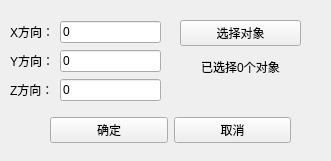
<?xml version="1.0" encoding="UTF-8"?>
<ui version="4.0">
 <class>NctiMoveObjectDlg</class>
 <widget class="QWidget" name="NctiMoveObjectDlg">
  <property name="geometry">
   <rect>
    <x>0</x>
    <y>0</y>
    <width>331</width>
    <height>161</height>
   </rect>
  </property>
  <property name="windowTitle">
   <string>Form</string>
  </property>
  <widget class="QWidget" name="horizontalLayoutWidget_4">
   <property name="geometry">
    <rect>
     <x>50</x>
     <y>110</y>
     <width>241</width>
     <height>41</height>
    </rect>
   </property>
   <layout class="QHBoxLayout" name="horizontalLayout_4">
    <item>
     <widget class="QPushButton" name="pushButton_ok">
      <property name="text">
       <string>确定</string>
      </property>
     </widget>
    </item>
    <item>
     <widget class="QPushButton" name="pushButton_cancel">
      <property name="text">
       <string>取消</string>
      </property>
     </widget>
    </item>
   </layout>
  </widget>
  <widget class="QWidget" name="verticalLayoutWidget_2">
   <property name="geometry">
    <rect>
     <x>180</x>
     <y>20</y>
     <width>121</width>
     <height>61</height>
    </rect>
   </property>
   <layout class="QVBoxLayout" name="verticalLayout_2">
    <item>
     <widget class="QPushButton" name="pick_obj_bnt">
      <property name="text">
       <string>选择对象</string>
      </property>
     </widget>
    </item>
    <item>
     <widget class="QLabel" name="pick_obj_lab">
      <property name="layoutDirection">
       <enum>Qt::LeftToRight</enum>
      </property>
      <property name="text">
       <string>已选择0个对象</string>
      </property>
      <property name="alignment">
       <set>Qt::AlignCenter</set>
      </property>
     </widget>
    </item>
   </layout>
  </widget>
  <widget class="QWidget" name="verticalLayoutWidget">
   <property name="geometry">
    <rect>
     <x>10</x>
     <y>20</y>
     <width>151</width>
     <height>83</height>
    </rect>
   </property>
   <layout class="QVBoxLayout" name="verticalLayout">
    <item>
     <layout class="QHBoxLayout" name="horizontalLayout">
      <item>
       <widget class="QLabel" name="xvec_lab">
        <property name="text">
         <string>X方向：</string>
        </property>
       </widget>
      </item>
      <item>
       <widget class="QLineEdit" name="lineEdit_x">
        <property name="text">
         <string>0</string>
        </property>
       </widget>
      </item>
     </layout>
    </item>
    <item>
     <layout class="QHBoxLayout" name="horizontalLayout_2">
      <item>
       <widget class="QLabel" name="yvec_lab">
        <property name="text">
         <string>Y方向：</string>
        </property>
       </widget>
      </item>
      <item>
       <widget class="QLineEdit" name="lineEdit_y">
        <property name="text">
         <string>0</string>
        </property>
       </widget>
      </item>
     </layout>
    </item>
    <item>
     <layout class="QHBoxLayout" name="horizontalLayout_3">
      <item>
       <widget class="QLabel" name="zvec_lab">
        <property name="text">
         <string>Z方向：</string>
        </property>
       </widget>
      </item>
      <item>
       <widget class="QLineEdit" name="lineEdit_z">
        <property name="text">
         <string>0</string>
        </property>
       </widget>
      </item>
     </layout>
    </item>
   </layout>
  </widget>
 </widget>
 <resources/>
 <connections/>
</ui>
